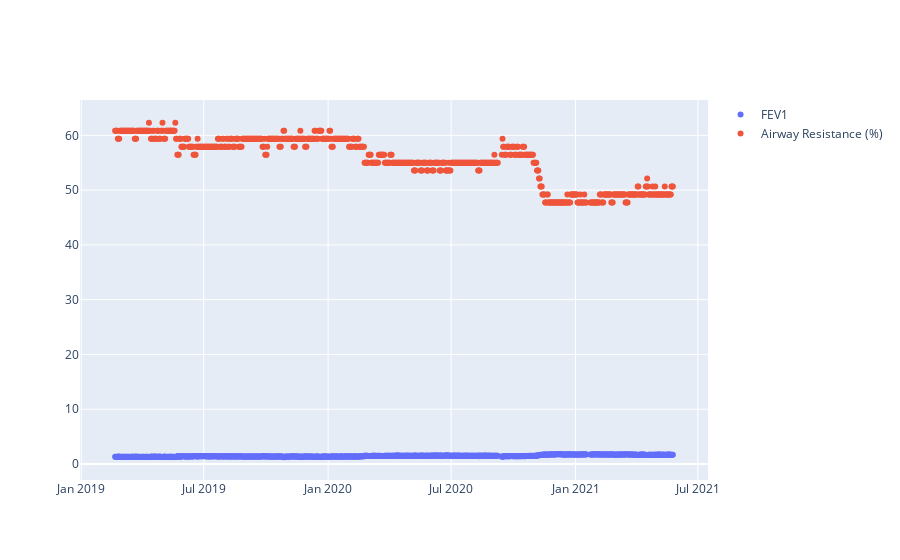

The notebook cell this image was saved under:
### Code cell
# Check that the computed airway resistance makes sense
# Plot ID 101 FEV1 profile with Date Recorded
# '113', '126', '202', '331'
ID = "101"
fig = go.Figure()
fig.add_trace(
    go.Scatter(
        x=df[df.ID == ID]["Date Recorded"],
        y=df[df.ID == ID]["FEV1"],
        mode="markers",
        name="FEV1",
    )
)
# Add trace for predicted FEV1
# fig.add_trace(go.Scatter(x=df[df.ID == "101"]["Date Recorded"], y=df[df.ID == "101"]["Predicted FEV1"], mode="markers", name="Predicted FEV1"))
# Add trace for airway resistance using s_AW
fig.add_trace(
    go.Scatter(
        x=df[df.ID == ID]["Date Recorded"],
        y=df[df.ID == ID]["AR from ecFEV1 (%)"],
        mode="markers",
        name="Airway Resistance (%)",
    )
)
# fig.add_trace(go.Scatter(x=df[df.ID == ID]["Date Recorded"], y=s_AW[ID], mode="markers", name="Airway Resistance"))

### Figure 1 — Plotly figure (JSON) as saved in the notebook; plotly's stock layout.template omitted (floating-point values rounded to 4 significant figures; data arrays with more than 128 entries replaced by an {"elided": "..."} marker saying what was removed)
{"data": [{"mode": "markers", "name": "FEV1", "type": "scatter", "x": {"elided": "816 str values"}, "y": {"elided": "816 float values"}}, {"mode": "markers", "name": "Airway Resistance (%)", "type": "scatter", "x": {"elided": "816 str values"}, "y": {"elided": "816 float values"}}], "layout": {}}
